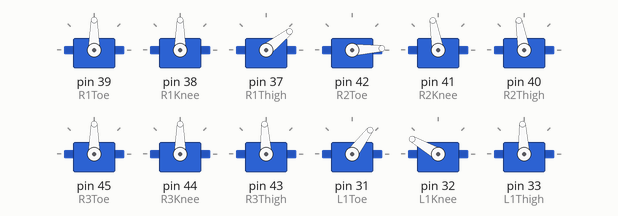
The sketch below on a simulated Arduino Mega 2560, built with avr-gcc and run on an emulated ATmega2560. Shown: 12 × servo.

Above: at 0.09 s.
At 0.48 s:
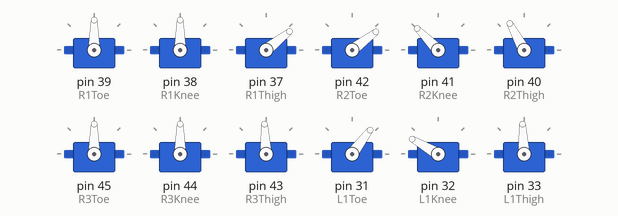
At 9.75 s:
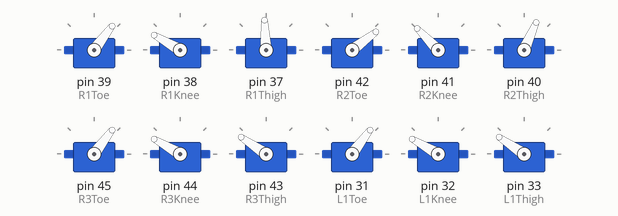
At 19.02 s:
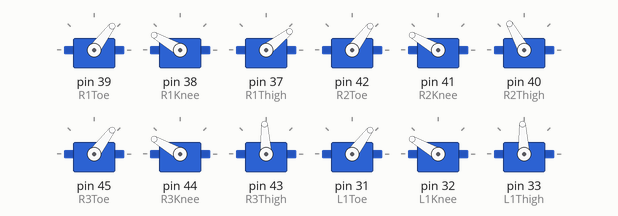
At 29.02 s:
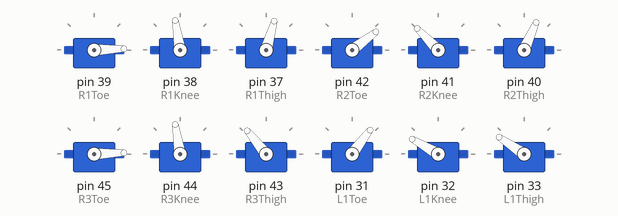
At 39.46 s:
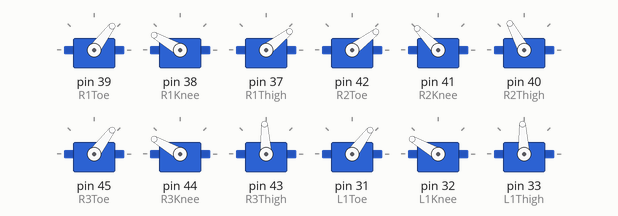
Timing chart, 0 to 40.0 s (numbered marks = the images above):
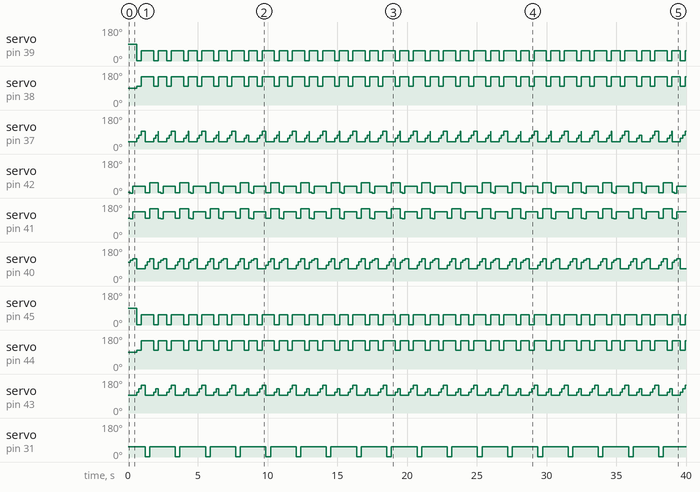

Measured:
- by itself, servo on pin 39 (R1Toe): repeats every 2.2 s: 53° 0.88 s, 2° 0.33 s, 53° 0.62 s, 2° 0.33 s
- by itself, servo on pin 38 (R1Knee): repeats every 2.2 s: 150° 0.88 s, 99° 0.33 s, 150° 0.62 s, 99° 0.33 s
- by itself, servo on pin 42 (R2Toe): repeats every 2.2 s: 37° 0.88 s, 2° 0.33 s, 53° 0.62 s, 3° 0.16 s, 0° 0.17 s
- by itself, servo on pin 41 (R2Knee): repeats every 2.2 s: 134° 0.88 s, 99° 0.33 s, 150° 0.62 s, 100° 0.16 s, 96° 0.17 s
- by itself, servo on pin 45 (R3Toe): repeats every 2.2 s: 53° 0.88 s, 2° 0.34 s, 53° 0.61 s, 2° 0.33 s
- by itself, servo on pin 44 (R3Knee): repeats every 2.2 s: 150° 0.88 s, 99° 0.34 s, 150° 0.61 s, 99° 0.33 s
- by itself, servo on pin 43 (R3Thigh): repeats every 2.2 s: 129° 0.17 s, 146° 0.27 s, 93° 0.61 s, 110° 0.17 s, 129° 0.18 s, 93° 0.61 s, 110° 0.17 s
- by itself, servo on pin 31 (L1Toe): alternates 53° for 1.8 s and 2° for 0.33 s

The sketch:

Forward.ino
```cpp
#include<Servo.h>

Servo R1Toe, R1Knee, R1Thigh,
      R2Toe, R2Knee, R2Thigh,
      R3Toe, R3Knee, R3Thigh,
      L1Toe, L1Knee, L1Thigh,
      L2Toe, L2Knee, L2Thigh,
      L3Toe, L3Knee, L3Thigh;


#define MOVE_HEXY_SIZE 260


void setup() {
  // put your setup code here, to run once:
  R1Toe.attach(39);
  R1Knee.attach(38);
  R1Thigh.attach(37);
  R2Toe.attach(42);
  R2Knee.attach(41);
  R2Thigh.attach(40);
  R3Toe.attach(45);
  R3Knee.attach(44);
  R3Thigh.attach(43);
  L1Toe.attach(31);
  L1Knee.attach(32);
  L1Thigh.attach(33);
  L2Toe.attach(28);
  L2Knee.attach(29);
  L2Thigh.attach(30);
  L3Toe.attach(22);
  L3Knee.attach(23);
  L3Thigh.attach(24);
}

void loop() {
  // put your main code here, to run repeatedly:
  move_hexy();
}
const  uint16_t move_hexy_time[MOVE_HEXY_SIZE] = {
  0, 0, 1, 1, 2, 2, 3, 3, 4, 4, 5, 5, 6, 6, 6, 6, 6, 7, 7, 7, 7, 7, 8, 8, 8, 8, 8, 9, 9, 9, 169, 170, 170, 171, 171, 172, 172, 173, 173, 173, 174, 174, 174, 174, 175, 175, 175, 175, 338, 338, 339, 339, 340, 340, 340, 341, 341, 341, 342, 342, 342, 342, 605, 606, 607, 607, 608, 609, 609, 610, 611, 611, 612, 612, 613, 613, 613, 613, 613, 614, 614, 614, 614, 614, 615, 615, 615, 615, 615, 616, 616, 616, 776, 777, 777, 777, 778, 778, 778, 779, 779, 780, 780, 781, 781, 781, 781, 782, 782, 782, 945, 945, 945, 946, 946, 946, 947, 947, 947, 948, 948, 948, 949, 949, 950, 950, 950, 950, 1213, 1213, 1214, 1215, 1216, 1217, 1218, 1218, 1219, 1220, 1220, 1220, 1220, 1220, 1221, 1221, 1221, 1221, 1222, 1222, 1222, 1222, 1222, 1222, 1223, 1223, 1223, 1223, 1223, 1223, 1383, 1384, 1384, 1384, 1385, 1386, 1386, 1386, 1387, 1387, 1387, 1388, 1388, 1388, 1389, 1389, 1389, 1389, 1552, 1553, 1553, 1553, 1554, 1554, 1554, 1555, 1555, 1555, 1556, 1556, 1556, 1557, 1557, 1557, 1558, 1558, 1820, 1821, 1822, 1822, 1823, 1824, 1825, 1825, 1826, 1827, 1827, 1827, 1827, 1827, 1828, 1828, 1828, 1828, 1829, 1829, 1829, 1829, 1829, 1829, 1830, 1830, 1830, 1830, 1831, 1831, 1991, 1991, 1992, 1992, 1993, 1994, 1994, 1994, 1995, 1995, 1996, 1996, 1996, 1996, 1996, 1997, 1997, 1997, 2160, 2161, 2161, 2162, 2162, 2162, 2163, 2163, 2164, 2164, 2164, 2165, 2165, 2165, 2165, 2165, 2166, 2166
};

const  uint8_t move_hexy_servo[MOVE_HEXY_SIZE] = {
  6, 6, 5, 21, 5, 21, 14, 7, 22, 14, 7, 22, 24, 13, 20, 24, 11, 13, 20, 24, 11, 16, 15, 24, 11, 16, 15, 11, 16, 16, 6, 6, 5, 5, 21, 7, 21, 7, 22, 22, 20, 14, 20, 14, 13, 13, 15, 15, 6, 6, 5, 5, 7, 21, 7, 21, 22, 22, 15, 20, 15, 20, 25, 25, 10, 26, 10, 26, 17, 9, 24, 17, 7, 9, 24, 18, 20, 7, 11, 15, 18, 20, 11, 7, 15, 16, 20, 7, 15, 16, 20, 15, 25, 25, 26, 26, 24, 24, 10, 10, 9, 17, 9, 17, 11, 18, 11, 18, 16, 16, 25, 25, 26, 26, 24, 24, 10, 10, 9, 9, 17, 11, 17, 11, 18, 18, 16, 16, 6, 6, 5, 21, 5, 21, 14, 7, 22, 14, 7, 24, 22, 13, 24, 11, 20, 13, 24, 11, 16, 20, 15, 24, 11, 16, 15, 11, 16, 16, 6, 6, 5, 5, 7, 7, 21, 21, 22, 14, 22, 14, 20, 13, 20, 13, 15, 15, 6, 6, 5, 5, 7, 7, 21, 21, 22, 22, 14, 20, 14, 20, 13, 13, 15, 15, 25, 25, 10, 26, 10, 26, 17, 9, 24, 9, 17, 7, 24, 11, 18, 7, 20, 11, 18, 7, 20, 15, 16, 7, 20, 15, 16, 20, 15, 15, 25, 25, 26, 26, 10, 24, 10, 24, 17, 9, 17, 9, 18, 18, 11, 16, 11, 16, 25, 25, 26, 26, 24, 24, 10, 17, 10, 17, 9, 18, 9, 18, 11, 16, 11, 16
};

const  uint8_t move_hexy_pos[MOVE_HEXY_SIZE] = {
  1816 , 209 , 1816 , 1816 , 109 , 158 , 1816 , 1816 , 1816 , 153 , 150 , 58 , 1816 , 1816 , 1816 , 94 , 1816 , 53 , 158 , 94 , 177 , 1816 , 1816 , 94 , 177 , 150 , 131 , 177 , 150 , 150 , 209 , 209 , 109 , 109 , 158 , 150 , 153 , 150 , 58 , 53 , 158 , 153 , 167 , 165 , 53 , 65 , 131 , 112 , 209 , 209 , 109 , 109 , 150 , 153 , 150 , 193 , 53 , 93 , 112 , 167 , 93 , 176 , 1816 , 156 , 1816 , 1816 , 156 , 56 , 1816 , 1816 , 94 , 156 , 150 , 56 , 113 , 1816 , 176 , 205 , 177 , 93 , 56 , 122 , 159 , 205 , 150 , 150 , 122 , 205 , 150 , 168 , 122 , 150 , 156 , 156 , 56 , 56 , 113 , 131 , 156 , 156 , 56 , 156 , 56 , 156 , 159 , 56 , 140 , 56 , 168 , 187 , 156 , 209 , 56 , 109 , 131 , 150 , 156 , 209 , 56 , 109 , 156 , 140 , 209 , 122 , 56 , 109 , 187 , 205 , 209 , 156 , 109 , 193 , 56 , 156 , 165 , 205 , 93 , 156 , 187 , 150 , 56 , 65 , 94 , 122 , 122 , 56 , 94 , 177 , 205 , 140 , 150 , 94 , 177 , 150 , 131 , 177 , 150 , 150 , 156 , 156 , 56 , 56 , 187 , 168 , 156 , 156 , 56 , 156 , 56 , 156 , 140 , 56 , 159 , 56 , 131 , 113 , 156 , 209 , 56 , 109 , 168 , 150 , 156 , 209 , 56 , 109 , 156 , 159 , 209 , 177 , 56 , 109 , 113 , 94 , 209 , 156 , 209 , 109 , 156 , 56 , 209 , 109 , 94 , 56 , 156 , 150 , 113 , 177 , 109 , 205 , 177 , 159 , 56 , 205 , 122 , 94 , 150 , 205 , 122 , 150 , 168 , 122 , 150 , 150 , 156 , 156 , 56 , 56 , 156 , 113 , 156 , 131 , 156 , 56 , 156 , 56 , 56 , 56 , 159 , 168 , 140 , 187 , 156 , 209 , 56 , 109 , 131 , 150 , 156 , 156 , 209 , 209 , 56 , 56 , 109 , 109 , 140 , 187 , 122 , 205
};

void move_hexy() {
  int startTime = millis();
  int currentTime = 0;
  int last_update = 0;
  for (int i = 0; i < MOVE_HEXY_SIZE; i++) {
    delayMicroseconds(10);
    currentTime = millis() - startTime;
    uint16_t move_time = move_hexy_time[i];
    while (currentTime < move_time) {
      delayMicroseconds(10);
      currentTime = millis() - startTime;
    }
    uint8_t servo_time = move_hexy_servo[i];
    uint8_t servo_pos  = move_hexy_pos[i];
    changeServo(servo_time, servo_pos * 10);
    last_update = currentTime;
  }
}
//Move Size is 100 bytes
//Run this move by using:
// move_hexy()
void changeServo(int servoTime, int servoAngle) {
  switch (servoTime) {
    case 24: R1Thigh.writeMicroseconds(servoAngle);
      break;
    case 25: R1Knee.writeMicroseconds(servoAngle);
      break;
    case 26: R1Toe.writeMicroseconds(servoAngle);
      break;
    case 20: R2Thigh.writeMicroseconds(servoAngle);
      break;
    case 21: R2Knee.writeMicroseconds(servoAngle);
      break;
    case 22: R2Toe.writeMicroseconds(servoAngle);
      break;
    case 16: R3Thigh.writeMicroseconds(servoAngle);
      break;
    case 17: R3Knee.writeMicroseconds(servoAngle);
      break;
    case 18: R3Toe.writeMicroseconds(servoAngle);
      break;
    case 7: L1Thigh.writeMicroseconds(servoAngle);
      break;
    case 6: L1Knee.writeMicroseconds(servoAngle);
      break;
    case 5: L1Toe.writeMicroseconds(servoAngle);
      break;
    case 11:  L2Thigh.writeMicroseconds(servoAngle);
      break;
    case 10:  L2Knee.writeMicroseconds(servoAngle);
      break;
    case 9: L2Toe.writeMicroseconds(servoAngle);
      break;

    case 15 : L3Thigh.writeMicroseconds(servoAngle);
      break;
    case 14: L3Knee.writeMicroseconds(servoAngle);
      break;
    case 13: L3Toe.writeMicroseconds(servoAngle);
      break;
  }
}
```
